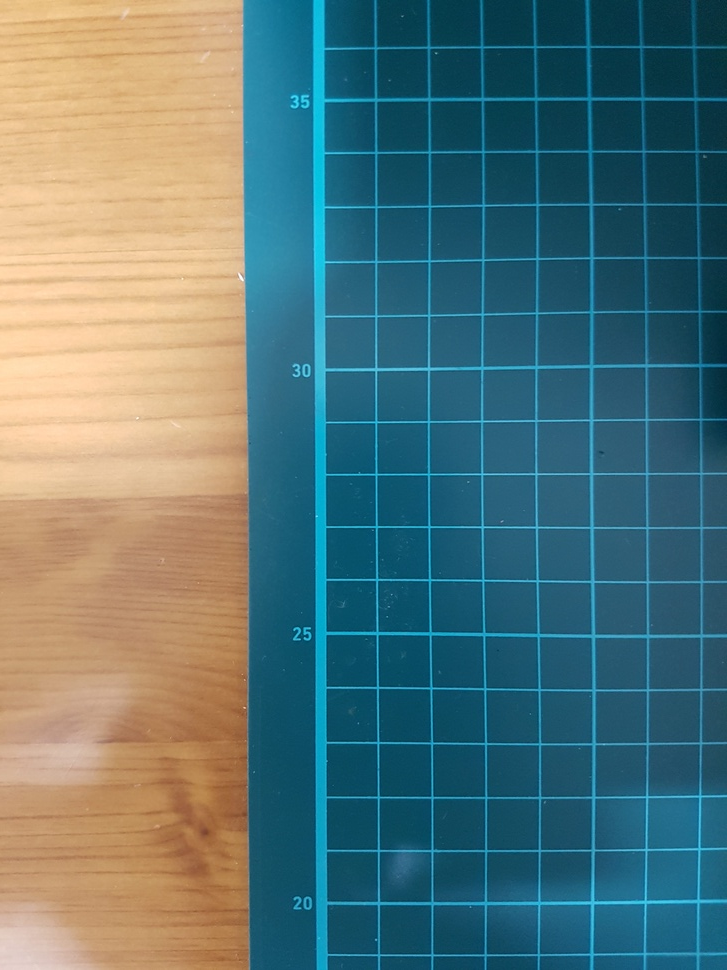
#> input picture DATA/edge2.jpg, 727 x 970 px, shrunk from 3024 x 4032 before the run
$ python cv-14-1.py   (older library calls are emulated)
#> lines starting #> are read from the running program, lines starting #| are printed output that depends on the picture
import numpy as np
import cv2
import matplotlib.pyplot as plt

#img = cv2.imread('../DATA/edge.jpg', cv2.IMREAD_GRAYSCALE)
img = cv2.imread('../DATA/edge2.jpg', cv2.IMREAD_GRAYSCALE)
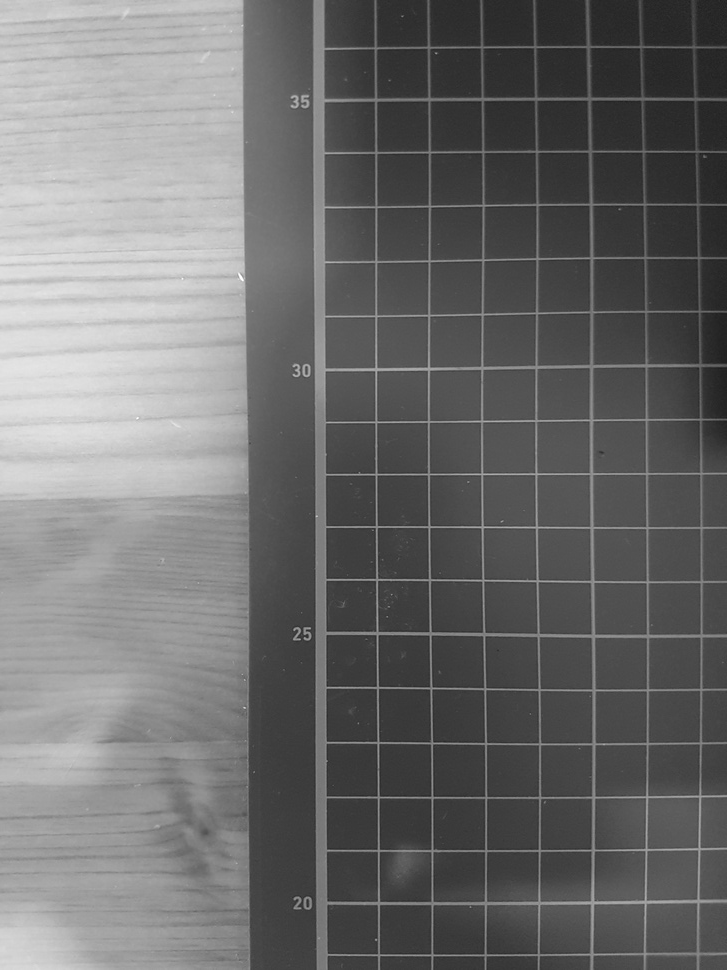
#> img: shape (970, 727); min 29, max 255, mean 109.2

laplacian = cv2.Laplacian(img, cv2.CV_64F)
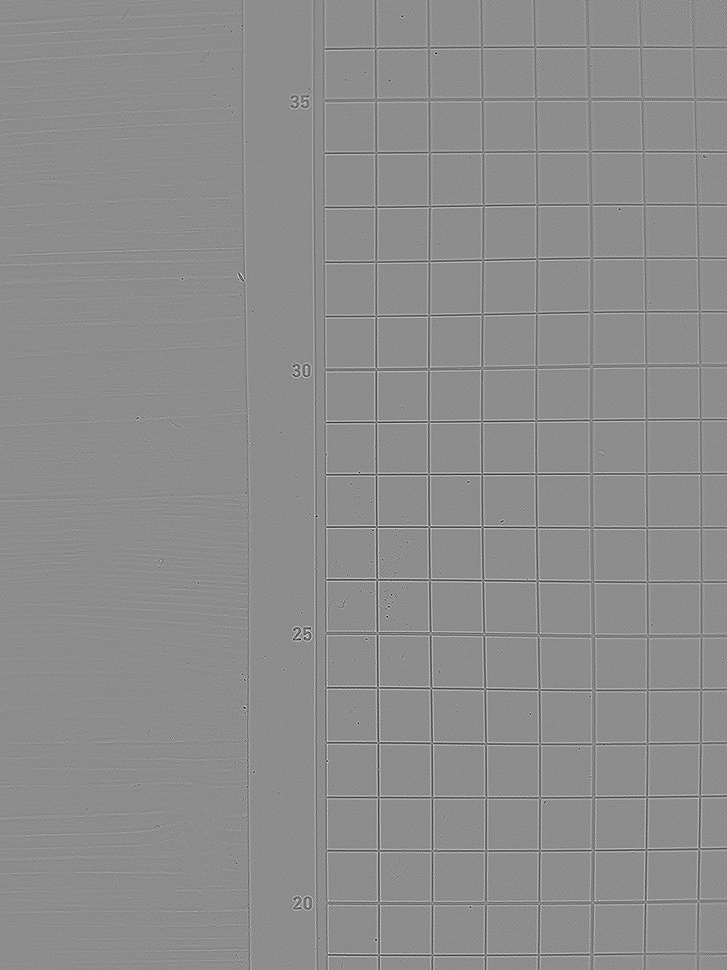
#> laplacian: shape (970, 727) float64; min -212, max 171, mean 0; drawn with min black and max white
sobelx = cv2.Sobel(img, cv2.CV_64F, 1, 0, ksize=3)
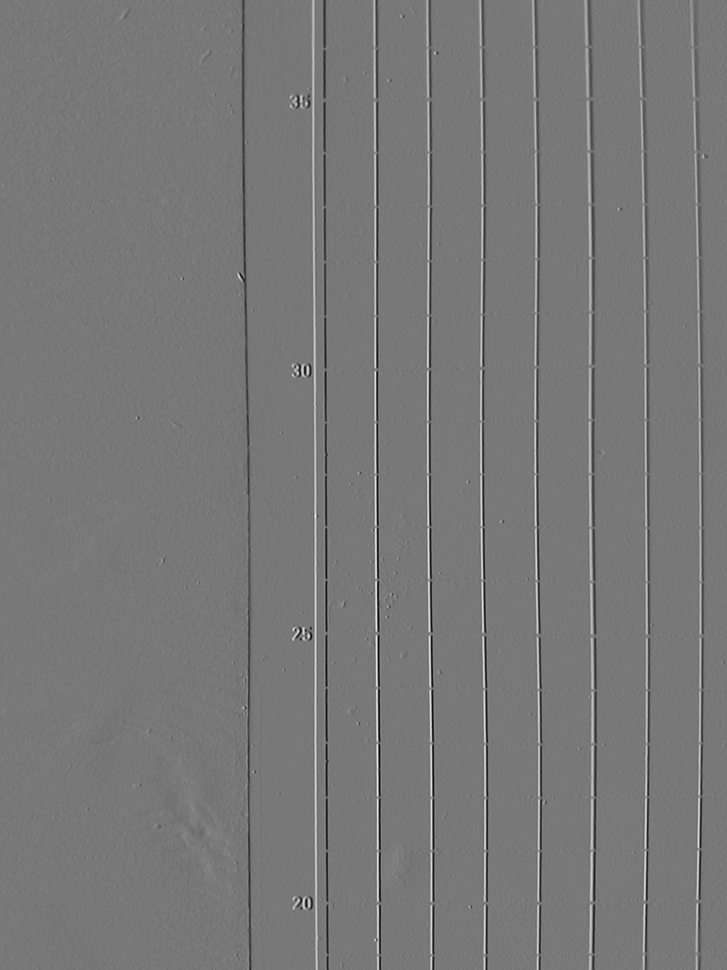
#> sobelx: shape (970, 727) float64; min -413, max 458, mean -1.4; drawn with min black and max white
sobely = cv2.Sobel(img, cv2.CV_64F, 0, 1, ksize=3)
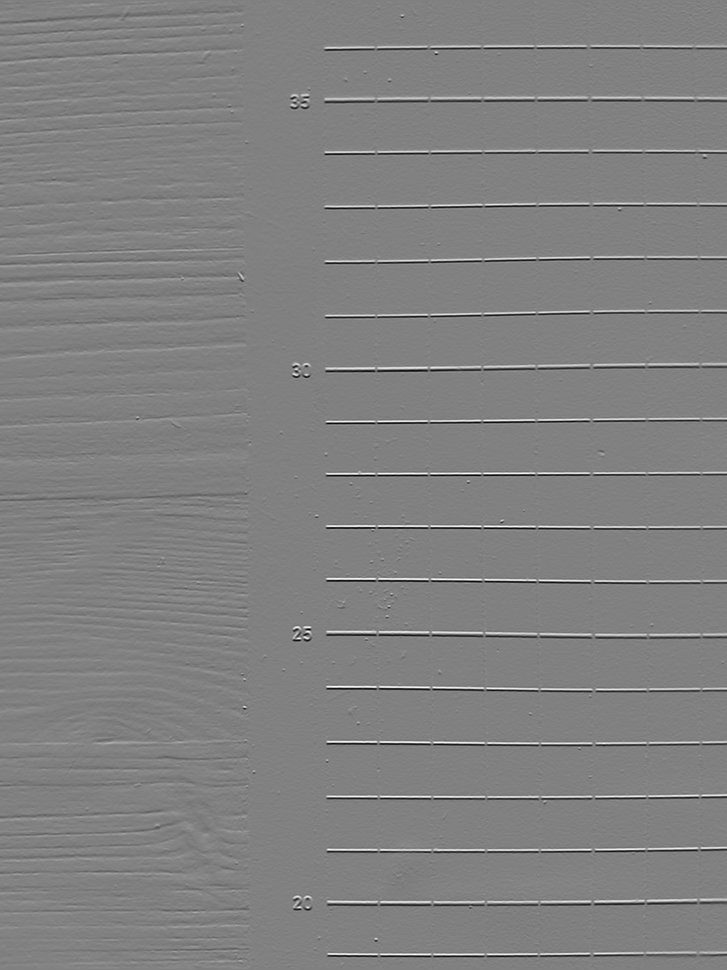
#> sobely: shape (970, 727) float64; min -433, max 423, mean 0; drawn with min black and max white


plt.subplot(2, 2, 1), plt.imshow(img, cmap='gray')
plt.title('original'), plt.xticks([]), plt.yticks([])

plt.subplot(2, 2, 2), plt.imshow(laplacian, cmap='gray')
plt.title('Laplacian'), plt.xticks([]), plt.yticks([])

plt.subplot(2, 2, 3), plt.imshow(sobelx, cmap='gray')
plt.title('sobelx'), plt.xticks([]), plt.yticks([])

plt.subplot(2, 2, 4), plt.imshow(sobely, cmap='gray')
plt.title('sobely'), plt.xticks([]), plt.yticks([])

plt.show()
